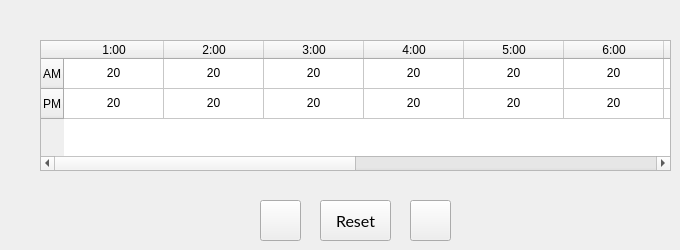
     <widget class="QWidget" name="pageSAT_2">
      <widget class="QPushButton" name="reset6_2">
       <property name="enabled">
        <bool>true</bool>
       </property>
       <property name="geometry">
        <rect>
         <x>320</x>
         <y>200</y>
         <width>71</width>
         <height>41</height>
        </rect>
       </property>
       <property name="font">
        <font>
         <family>lato</family>
         <pointsize>12</pointsize>
        </font>
       </property>
       <property name="focusPolicy">
        <enum>Qt::NoFocus</enum>
       </property>
       <property name="text">
        <string>Reset</string>
       </property>
       <property name="checkable">
        <bool>false</bool>
       </property>
       <property name="autoDefault">
        <bool>false</bool>
       </property>
      </widget>
      <widget class="QTableWidget" name="table6_2">
       <property name="geometry">
        <rect>
         <x>40</x>
         <y>40</y>
         <width>631</width>
         <height>131</height>
        </rect>
       </property>
       <property name="focusPolicy">
        <enum>Qt::TabFocus</enum>
       </property>
       <property name="editTriggers">
        <set>QAbstractItemView::NoEditTriggers</set>
       </property>
       <row>
        <property name="text">
         <string>AM</string>
        </property>
       </row>
       <row>
        <property name="text">
         <string>PM</string>
        </property>
       </row>
       <column>
        <property name="text">
         <string>1:00</string>
        </property>
       </column>
       <column>
        <property name="text">
         <string>2:00</string>
        </property>
       </column>
       <column>
        <property name="text">
         <string>3:00</string>
        </property>
       </column>
       <column>
        <property name="text">
         <string>4:00</string>
        </property>
       </column>
       <column>
        <property name="text">
         <string>5:00</string>
        </property>
       </column>
       <column>
        <property name="text">
         <string>6:00</string>
        </property>
       </column>
       <column>
        <property name="text">
         <string>7:00</string>
        </property>
       </column>
       <column>
        <property name="text">
         <string>8:00</string>
        </property>
       </column>
       <column>
        <property name="text">
         <string>9:00</string>
        </property>
       </column>
       <column>
        <property name="text">
         <string>10:00</string>
        </property>
       </column>
       <column>
        <property name="text">
         <string>11:00</string>
        </property>
       </column>
       <column>
        <property name="text">
         <string>12:00</string>
        </property>
       </column>
       <item row="0" column="0">
        <property name="text">
         <string>20</string>
        </property>
        <property name="textAlignment">
         <set>AlignCenter</set>
        </property>
       </item>
       <item row="0" column="1">
        <property name="text">
         <string>20</string>
        </property>
        <property name="textAlignment">
         <set>AlignCenter</set>
        </property>
       </item>
       <item row="0" column="2">
        <property name="text">
         <string>20</string>
        </property>
        <property name="textAlignment">
         <set>AlignCenter</set>
        </property>
       </item>
       <item row="0" column="3">
        <property name="text">
         <string>20</string>
        </property>
        <property name="textAlignment">
         <set>AlignCenter</set>
        </property>
       </item>
       <item row="0" column="4">
        <property name="text">
         <string>20</string>
        </property>
        <property name="textAlignment">
         <set>AlignCenter</set>
        </property>
       </item>
       <item row="0" column="5">
        <property name="text">
         <string>20</string>
        </property>
        <property name="textAlignment">
         <set>AlignCenter</set>
        </property>
       </item>
       <item row="0" column="6">
        <property name="text">
         <string>20</string>
        </property>
        <property name="textAlignment">
         <set>AlignCenter</set>
        </property>
       </item>
       <item row="0" column="7">
        <property name="text">
         <string>20</string>
        </property>
        <property name="textAlignment">
         <set>AlignCenter</set>
        </property>
       </item>
       <item row="0" column="8">
        <property name="text">
         <string>20</string>
        </property>
        <property name="textAlignment">
         <set>AlignCenter</set>
        </property>
       </item>
       <item row="0" column="9">
        <property name="text">
         <string>20</string>
        </property>
        <property name="textAlignment">
         <set>AlignCenter</set>
        </property>
       </item>
       <item row="0" column="10">
        <property name="text">
         <string>20</string>
        </property>
        <property name="textAlignment">
         <set>AlignCenter</set>
        </property>
       </item>
       <item row="0" column="11">
        <property name="text">
         <string>20</string>
        </property>
        <property name="textAlignment">
         <set>AlignCenter</set>
        </property>
       </item>
       <item row="1" column="0">
        <property name="text">
         <string>20</string>
        </property>
        <property name="textAlignment">
         <set>AlignCenter</set>
        </property>
       </item>
       <item row="1" column="1">
        <property name="text">
         <string>20</string>
        </property>
        <property name="textAlignment">
         <set>AlignCenter</set>
        </property>
       </item>
       <item row="1" column="2">
        <property name="text">
         <string>20</string>
        </property>
        <property name="textAlignment">
         <set>AlignCenter</set>
        </property>
       </item>
       <item row="1" column="3">
        <property name="text">
         <string>20</string>
        </property>
        <property name="textAlignment">
         <set>AlignCenter</set>
        </property>
       </item>
       <item row="1" column="4">
        <property name="text">
         <string>20</string>
        </property>
        <property name="textAlignment">
         <set>AlignCenter</set>
        </property>
       </item>
       <item row="1" column="5">
        <property name="text">
         <string>20</string>
        </property>
        <property name="textAlignment">
         <set>AlignCenter</set>
        </property>
       </item>
       <item row="1" column="6">
        <property name="text">
         <string>20</string>
        </property>
        <property name="textAlignment">
         <set>AlignCenter</set>
        </property>
       </item>
       <item row="1" column="7">
        <property name="text">
         <string>20</string>
        </property>
        <property name="textAlignment">
         <set>AlignCenter</set>
        </property>
       </item>
       <item row="1" column="8">
        <property name="text">
         <string>20</string>
        </property>
        <property name="textAlignment">
         <set>AlignCenter</set>
        </property>
       </item>
       <item row="1" column="9">
        <property name="text">
         <string>20</string>
        </property>
        <property name="textAlignment">
         <set>AlignCenter</set>
        </property>
       </item>
       <item row="1" column="10">
        <property name="text">
         <string>20</string>
        </property>
        <property name="textAlignment">
         <set>AlignCenter</set>
        </property>
       </item>
       <item row="1" column="11">
        <property name="text">
         <string>20</string>
        </property>
        <property name="textAlignment">
         <set>AlignCenter</set>
        </property>
       </item>
      </widget>
      <widget class="QPushButton" name="bUP6_2">
       <property name="enabled">
        <bool>true</bool>
       </property>
       <property name="geometry">
        <rect>
         <x>410</x>
         <y>200</y>
         <width>41</width>
         <height>41</height>
        </rect>
       </property>
       <property name="font">
        <font>
         <family>lato</family>
         <pointsize>14</pointsize>
        </font>
       </property>
       <property name="focusPolicy">
        <enum>Qt::NoFocus</enum>
       </property>
       <property name="text">
        <string/>
       </property>
       <property name="icon">
        <iconset>
         <normaloff>images/icons/baseline_add_white_48dp.png</normaloff>images/icons/baseline_add_white_48dp.png</iconset>
       </property>
       <property name="iconSize">
        <size>
         <width>32</width>
         <height>32</height>
        </size>
       </property>
       <property name="checkable">
        <bool>false</bool>
       </property>
       <property name="autoDefault">
        <bool>false</bool>
       </property>
      </widget>
      <widget class="QPushButton" name="bDOWN6_2">
       <property name="enabled">
        <bool>true</bool>
       </property>
       <property name="geometry">
        <rect>
         <x>260</x>
         <y>200</y>
         <width>41</width>
         <height>41</height>
        </rect>
       </property>
       <property name="font">
        <font>
         <family>lato</family>
         <pointsize>14</pointsize>
        </font>
       </property>
       <property name="focusPolicy">
        <enum>Qt::NoFocus</enum>
       </property>
       <property name="text">
        <string/>
       </property>
       <property name="icon">
        <iconset>
         <normaloff>images/icons/baseline_remove_white_48dp.png</normaloff>images/icons/baseline_remove_white_48dp.png</iconset>
       </property>
       <property name="iconSize">
        <size>
         <width>32</width>
         <height>32</height>
        </size>
       </property>
       <property name="checkable">
        <bool>false</bool>
       </property>
       <property name="autoDefault">
        <bool>false</bool>
       </property>
      </widget>
     </widget>
